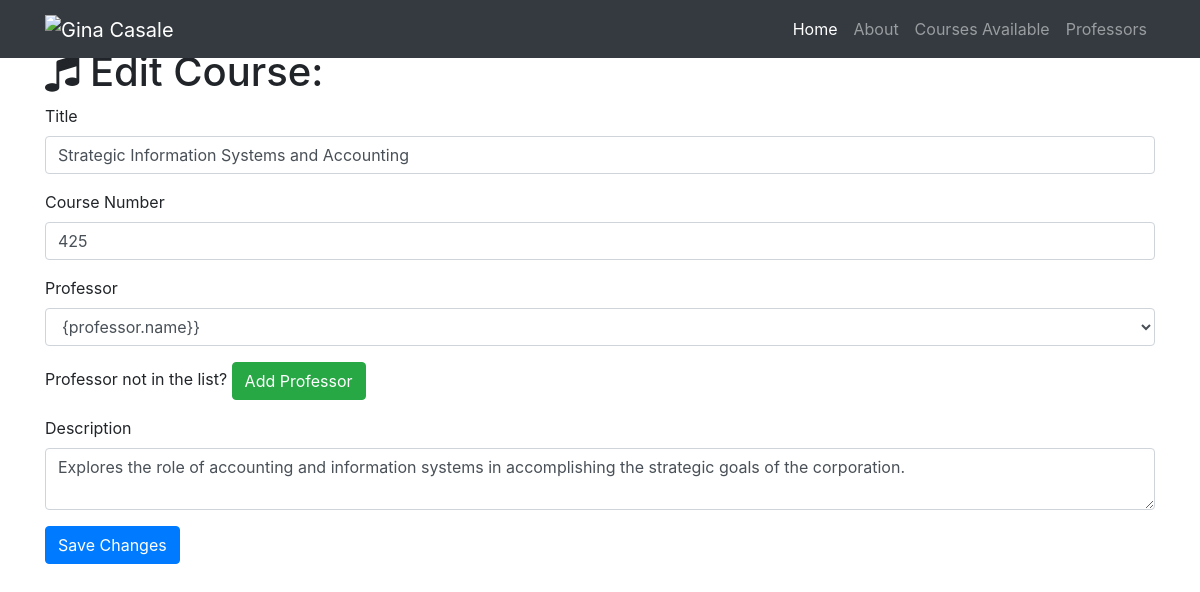
Screenshot of /course/edit/2 with the database file from the repository.
### resume.py (models this page shows)
class Course(db.Model):
    __tablename__ = 'courses'
    id = db.Column(db.Integer, primary_key=True)
    title = db.Column(db.String(256))
    number = db.Column(db.Integer)
    description = db.Column(db.Text)
    professor_id = db.Column(db.Integer, db.ForeignKey('professors.id'))

### resume.py (the view, shortened to what this page needs)
@app.route('/course/edit/<int:id>', methods=['GET', 'POST'])
def edit_course(id):
    course = Course.query.filter_by(id=id).first()
    professors = Professor.query.all()
    if request.method == 'GET':
        return render_template('course-edit.html', course=course, professors=professors)

### templates/course-edit.html (shortened to what this page needs)
{% extends "base.html"%}
{% block page_content%}
  <div class="container">
    <h1 class="mt-5"><i class="fa fa-music" aria-hidden="true"></i> Edit Course:</h1>
    <form action="/course/edit/{{course.id}}" method="post">
      <div class="form-group">
        <label>Title</label>
        <input class="form-control" type="text" name="title" value="{{course.title}}" required="true">
      </div>
      <div class="form-group">
        <label>Course Number</label>
      <input class="form-control" type="text" name="number" value="{{course.number}}" required="true">
      </div>
      <div class="form-group">
        <label>Professor</label>
        <select class="form-control" name="professor">
          {% for professor in professors %}
            {% if professor == course.professor %}
              <option selected="selected">{professor.name}}</option>
            {% else %}
              <option>{{professor.name}}</option>
            {% endif %}
          {% endfor %}
        </select>
      </div>
      <div class="form-group">
        Professor not in the list? <a href="/artist/add" class="btn btn-success" role="button" aria-disabled="true">Add Professor</a>
      </div>
      <div class="form-group">
        <label>Description</label>
        <textarea class="form-control" name="description" required="true">{{course.description}}</textarea>
      </div>
      <button type="submit" class="btn btn-primary">Save Changes</button>
    </form>
  </div>
{% endblock%}

### rows the page displays
Course: title "Strategic Information Systems and Accounting", number "425", description "Explores the role of accounting and information systems in accomplishing the strategic goals of the corporation."
